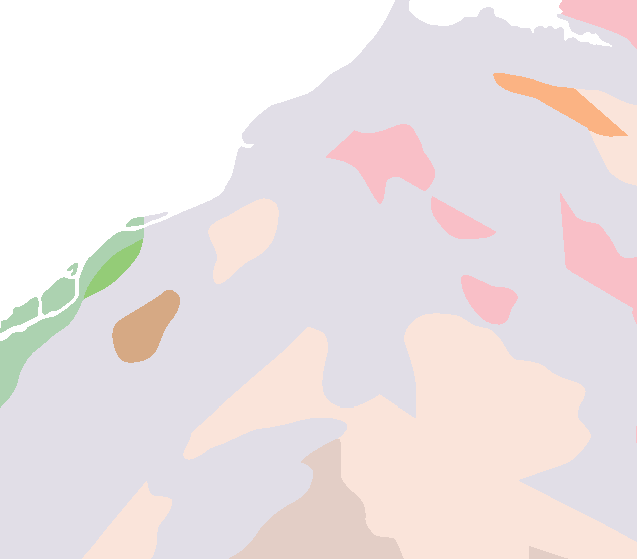
#> input picture data/SegmentationTest.png, 637 x 559 px, found by its file name
$ python map_processing.py
#> lines starting #> are read from the running program, lines starting #| are printed output that depends on the picture; after the words box and inside, x2 and y2 are one past the last pixel; in counts of white or black regions, pixels touching at a corner belong together
import numpy as np
from skimage.measure import approximate_polygon, find_contours

import cv2
import numpy

temp_dir = 'data/tmp3/'

#img = cv2.imread('data/KoreaGeolMapLithoOnly2.png', cv2.IMREAD_COLOR)
img = cv2.imread('data/SegmentationTest.png', cv2.IMREAD_COLOR)
#> img is the input picture: shape (559, 637, 3); mean B, G, R 228.9, 227.4, 235.8

img.shape
width = img.shape[0]
#> width = 559
height = img.shape[1]
#> height = 637

print("width:",width,"height:",height)
#| width: 559 height: 637

color_map = []
image_hash = {}

import time

start = time.time()

def crop_background( a_img ):

    l_grayscale = cv2.cvtColor(a_img, cv2.COLOR_BGR2GRAY)
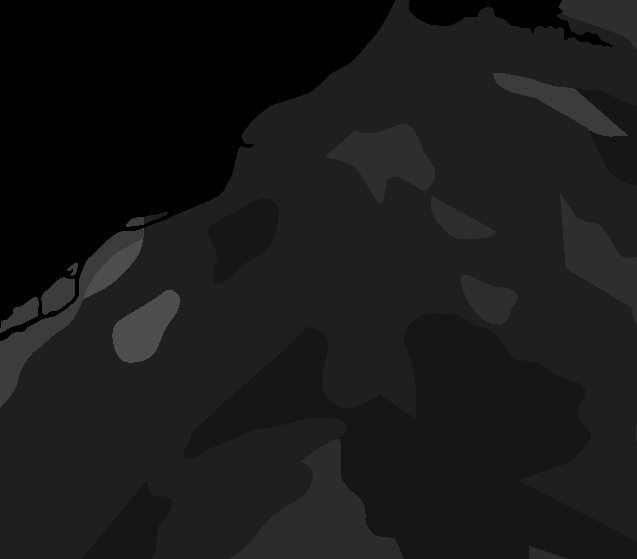
#> l_grayscale: shape (559, 637); min 0, max 77, mean 25
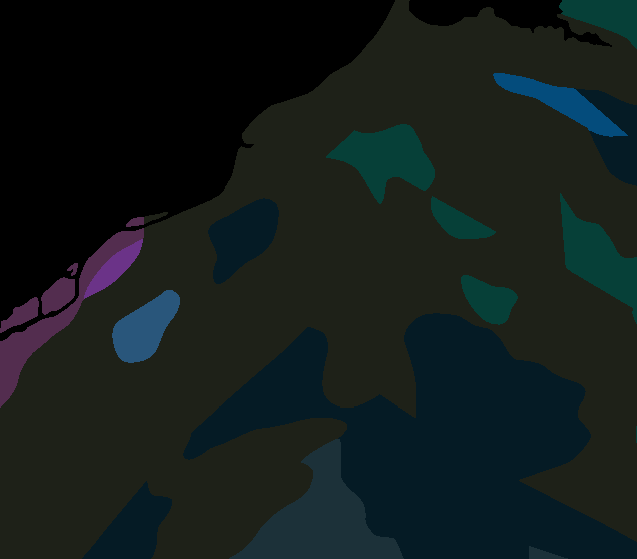
#> a_img: shape (559, 637, 3); mean of channels 0, 1, 2 26.1, 27.6, 19.2; drawn as B, G, R
    #print(type(l_grayscale))

    ret, l_thresholded = cv2.threshold(l_grayscale, 0, 255, cv2.THRESH_OTSU)
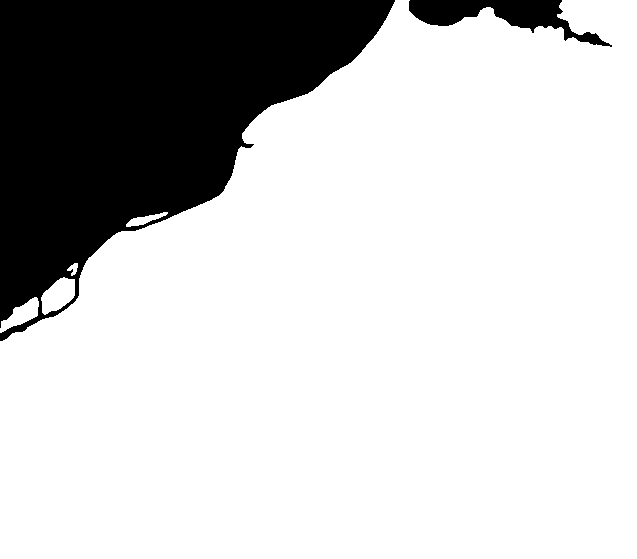
#> l_thresholded: shape (559, 637); 78.9% white; 2 black regions, box (x1, y1, x2, y2) and area: (0, 0, 395, 341) 71317, (409, 0, 612, 47) 3703
#> ret = 0
    #print(type(l_thresholded))
    #print(ret)

    l_bbox = cv2.boundingRect(l_thresholded)
#> l_bbox = (0, 0, 637, 559)

    l_x, l_y, l_w, l_h = l_bbox
#> l_x = 0; l_y = 0; l_w = 637; l_h = 559

    l_foreground = img[l_y:l_y+l_h, l_x:l_x+l_w]
    #print(type(l_thresholded))
    #print(l_x,l_y,l_w,l_h)
    #cv2.imwrite("data/tmp/thre.png",l_foreground)

    return l_bbox, l_foreground

bbox, foreground = crop_background(~img)
#> bbox = (0, 0, 637, 559)
x,y,w,h = bbox
#> x = 0; y = 0; w = 637; h = 559


for i in range(y,y+h):
    for j in range(x,x+w):
        color_val = "_".join([ str(k) for k in img[i][j]])
        if color_val == '255_255_255':
            continue
        if color_val not in color_map:
            print(color_val)
            color_map.append(color_val)
            new_img = numpy.zeros((width,height),numpy.uint8)
            image_hash[color_val] = new_img
        image_hash[color_val][i][j] = 255
#> after the loop, color_map = ['231_222_225', '199_191_249', '131_179_251', '218_228_250', '176_210_172', '119_204_148', '132_169_214', '198_206_227']; image_hash = 8 items
#color_map.remove('255_255_255')
print( color_map )
#| ['231_222_225', '199_191_249', '131_179_251', '218_228_250', '176_210_172', '119_204_148', '132_169_214', '198_206_227']

end = time.time()
print("elapsed time 1:",end - start)

for color_key in color_map:
    cv2.imwrite(temp_dir+color_key+".png",image_hash[color_key])
#> this loop made 8 passes
#> color_key on passes 1 to 8: '231_222_225', '199_191_249', '131_179_251', '218_228_250', '176_210_172', '119_204_148', '132_169_214', '198_206_227'
#> pass 1, `cv2.imwrite(temp_dir+color_key+".png",image_hash[color_key])`:
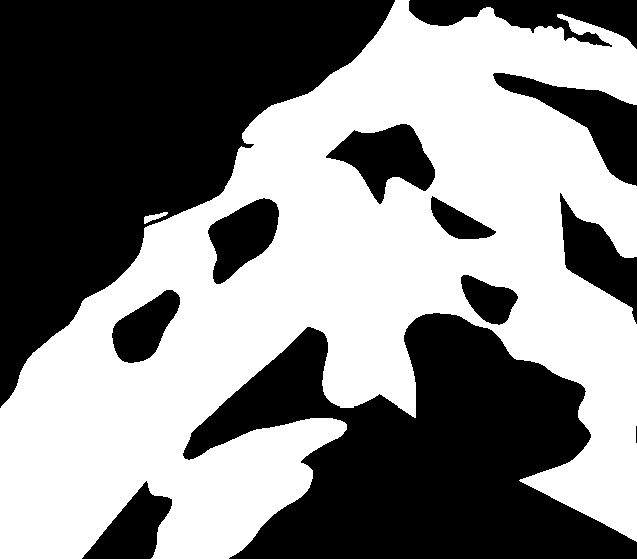
#> saved as 231_222_225.png: shape (559, 637); 51.2% white; 12 black regions (1 under 20 px), largest, box (x1, y1, x2, y2) and area: (0, 0, 395, 408) 78009, (183, 313, 637, 559) 62589, (409, 0, 637, 49) 5828


def process_contour( image, a_color,factor=1):

    w, h = image.shape[0], image.shape[1]
    print("in image shape:", image.shape )
    l_img = numpy.zeros((w+2,h+2),numpy.uint8)
    l_img[1:-1,1:-1] = image #cv2.imread(img_key + '.png', 0)
    print("working image shape:", l_img.shape )


    contours, hierarchy = cv2.findContours(l_img, cv2.RETR_TREE, cv2.CHAIN_APPROX_SIMPLE)

    #contours = find_contours(l_img, 0)

    result_contour = np.zeros((image.shape[0]*factor,image.shape[1]*factor)+(3,), np.uint8)
    # [4 lines of commented-out code are left out]


    for idx in range(len(contours)):
        cnt = contours[idx]
        hi = hierarchy[0][idx]
    #for cnt, hi in contours, hierarchy:
        print("cnt:",len(cnt),type(cnt),hi,type(hi))
        cnt = cnt - 1
        cnt = cnt * factor
        if hi[3] != -1:
            l_color = [0,0,0]
        else:
            l_color = a_color

        result_contour = cv2.fillPoly(result_contour,pts=[cnt],color=l_color)
        result_contour = cv2.drawContours(result_contour, [cnt], 0, a_color, 1)  # blue

    """
    for contour in contours:
        print(a_color,contour[0:3])
        #print('Contour shape:', contour.shape)
        #polygon1 = approximate_polygon(contour, tolerance=0.5)

        contour = contour.astype(int).tolist()
        #polygon1 = polygon1.astype(int).tolist()
        #print("length:",len(contour), len(polygon1))

        for idx, coords in enumerate(contour):
            contour[idx] = [ coords[0]*factor,coords[1]*factor ]

        # fill contour
        #print(contour)
        np_contour = np.array(contour,np.int32)
        for idx, coords in enumerate(np_contour):
            np_contour[idx] = [ coords[1],coords[0] ]
        #print(np_contour)
        result_contour = cv2.fillPoly(result_contour,pts=np.int32([np_contour]),color=a_color)

        # draw contour lines
        for idx, coords in enumerate(contour[:-1]):
            #print(idx,coords)
            y1, x1, y2, x2 = coords + contour[idx + 1]
            #print(x1,y1,x2,y2)
            result_contour = cv2.line(result_contour, (x1, y1), (x2, y2),(0, 0, 0), 1)


        # draw polygon 1 lines
        #for idx, coords in enumerate(polygon1[:-1]):
        #    y1, x1, y2, x2 = coords + polygon1[idx + 1]
        #    result_polygon1 = cv2.line(result_polygon1, (x1*2, y1*2), (x2*2, y2*2),
        #                               (0, 255, 0), 1)
    """
    return result_contour
    #cv2.imwrite(img_key + '_contour_lines.png', result_contour)
    #cv2.imwrite(img_key + '_polygon1_lines.png', result_polygon1)

processed_image_hash = {}

factor = 2

for k in image_hash.keys():
    print("process:", k)
    processed_image = process_contour( image_hash[k], [int(x) for x in k.split("_")],factor )
    #processed_image_hash[k] = processed_image
    cv2.imwrite(temp_dir+k+"_processed.png",processed_image)
#> this loop made 8 passes
#> (printed output is left out)
#> pass 1, `processed_image = process_contour( image_hash[k], [int(x) for x in k.s..`:
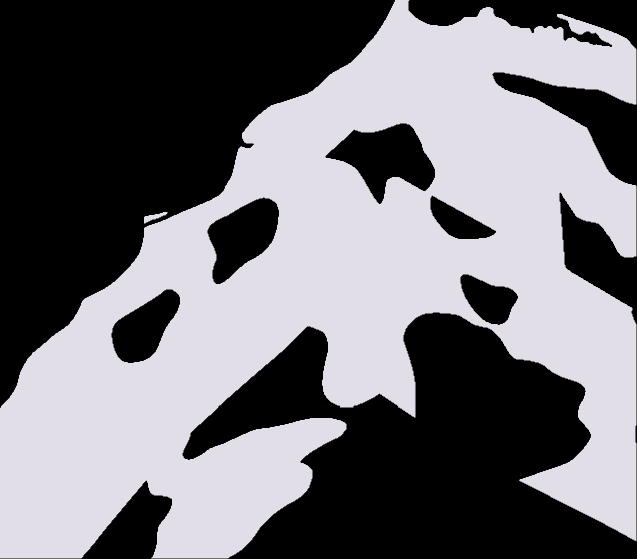
#> processed_image: shape (1118, 1274, 3) (shown at 1/2 size); mean of channels 0, 1, 2 117.5, 112.9, 114.4; drawn as B, G, R
#> pass 3, `processed_image = process_contour( image_hash[k], [int(x) for x in k.s..`:
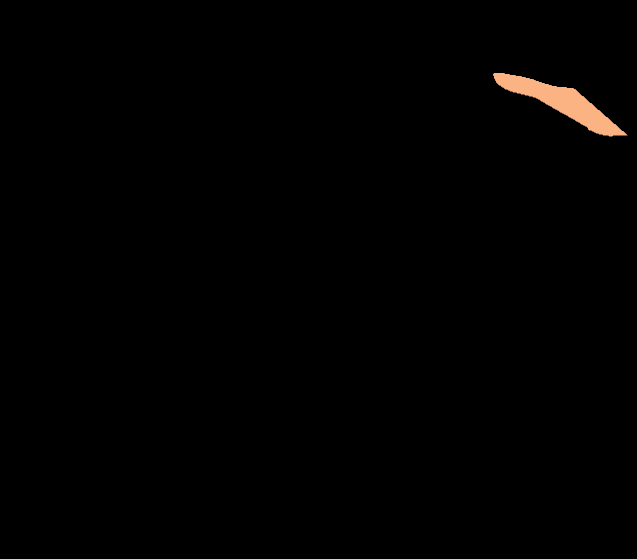
#> processed_image: shape (1118, 1274, 3) (shown at 1/2 size); mean of channels 0, 1, 2 1, 1.3, 1.9; drawn as B, G, R


combined_image = numpy.zeros((width*factor,height*factor,3),numpy.uint8)

white_value = numpy.array([255,255,255])
print(white_value)
idx=1
for k in image_hash.keys():
    part_image = cv2.imread(temp_dir+k+"_processed.png")

    combined_image = cv2.add(combined_image,part_image)
    cv2.imwrite( temp_dir+"combined"+str(idx)+".png",combined_image)
    idx+=1
    continue

    l_bbox, l_foreground = crop_background(part_image)
    l_x,l_y,l_w,l_h = l_bbox
    print(l_bbox)

    print(part_image.shape,combined_image.shape)
    print("processing image for color value:", k )
    #processed_image_hash[k]

    color_val = k.split("_")
    for i in range(l_y,l_y+l_h):
        for j in range(l_x,l_x+l_w):
            #if "_".join([str(x) for x in part_image[i+1][j+1]]) == "255_255_255":
            #print( part_image[i+1][j+1], type(part_image[i+1][j+1]), white_value, type(white_value))
            #print(i,j)#
            if (part_image[i][j] == white_value).all():
                #print( part_image[i+1][j+1], white_value )
                #break
                combined_image[i][j] = color_val
    cv2.imwrite( "data/combined.png",combined_image)

cv2.imwrite( "data/combined.png",combined_image)
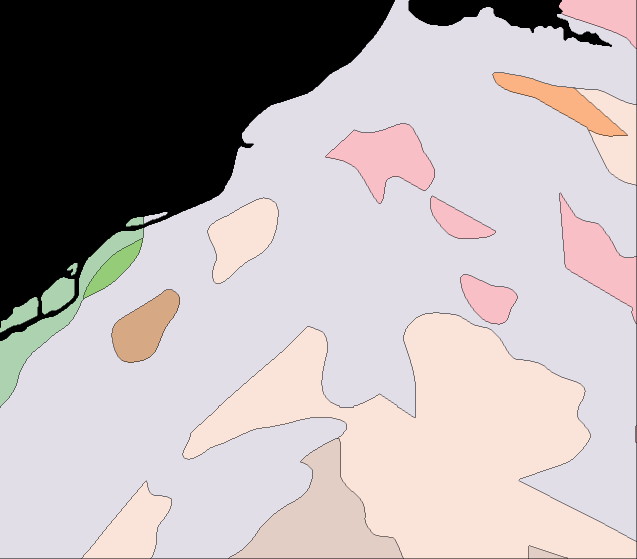
#> saved as combined.png: shape (1118, 1274, 3) (shown at 1/2 size); mean B, G, R 173.7, 172.2, 180.5

end = time.time()
print("total time:",end - start)
